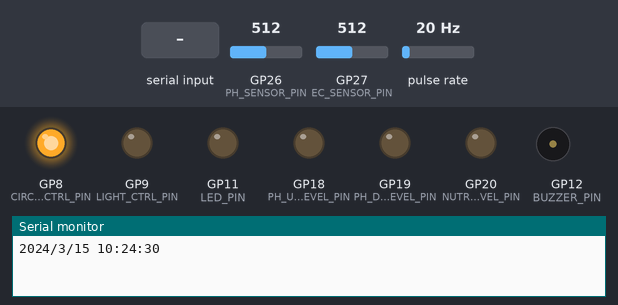
The sketch below on a simulated Raspberry Pi Pico. On the bench: output pins drawn as LEDs (lit = HIGH), buzzer (waves = sounding, pin HIGH), the last lines printed to the serial monitor. Wiring (inferred from the names in the program): pulse sensor: data GP10. The test bench sets the inputs (shaded band); at power-on: GP26 (PH_SENSOR_PIN) = 512, GP27 (EC_SENSOR_PIN) = 512, pulse rate 20 Hz. The local clock reads 2024-03-15 10:24:30 at power-on unless the sketch sets it.

Above: at 0.8 s.
0.9 s: "90-45-200 10:150:30\n" received over Serial
At 4.7 s:
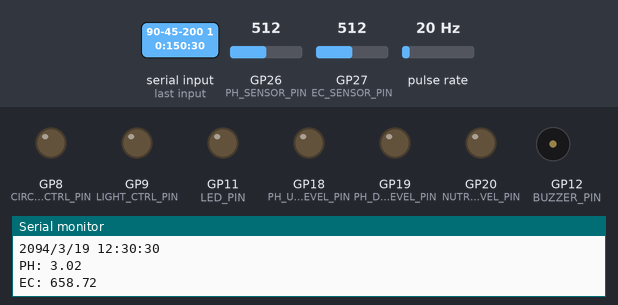
At 6.3 s:
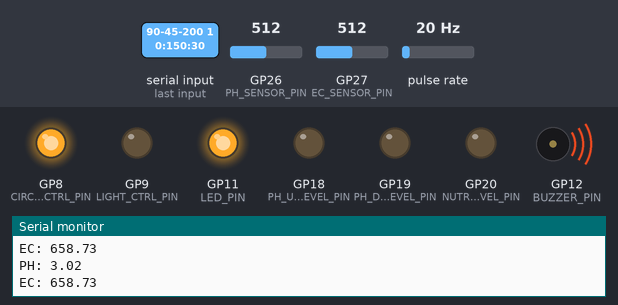
Timing chart, 0 to 31.5 s (numbered marks = the images above; inputs shaded):
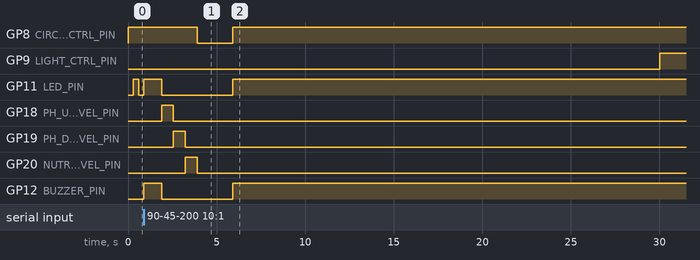

The sketch:

firmware.ino
```cpp
#include <Wire.h>
#include <RTClib.h>

// pin assignments
#define PH_UP_LEVEL_PIN 18        // pin 24
#define PH_DOWN_LEVEL_PIN 19      // pin 25
#define NUTRIENT_LEVEL_PIN 20    // pin 26
#define RESERVOIR_LEVEL_PIN 18   // pin 24

#define PH_UP_PUMP_PIN 18        // pin 24
#define PH_DOWN_PUMP_PIN 19      // pin 25
#define NUTRIENT_PUMP_PIN 20     // pin 26

#define LED_PIN 11               // pin 15
#define BUZZER_PIN 12            // pin 16
#define BUTTON_PIN 13            // pin 17

#define CIRCULATION_CTRL_PIN 8   // pin 11
#define LIGHT_CTRL_PIN 9         // pin 12

#define FLOW_SENSOR_PIN 10       // pin 14

#define PH_SENSOR_PIN 26         // pin 31, adc
#define EC_SENSOR_PIN 27         // pin 32, adc

#define SDA_PIN 0                // pin 1, i2c
#define SCL_PIN 1                // pin 2, i2c

/**
pump time should be set to get desired ph, ec change
  -> based off of calculations, and testing

threshold and setpoints can be changed as desired

ph setpoint = 7, threshold = 0.5
each time more liquid dispensed, ph should go up by ~.75

ec setpoint = 500, threshold = 100
ec up by ~150 when triggered

any two pumps can fire in a cycle so minimum loop period
must be greater than 2 largest pump times, plus some headroom
*/

// constants
const unsigned int NUTRIENT_PUMP_TIME = 667; // ms: calibrate this
const unsigned int PH_UP_PUMP_TIME = 667; // ms: calibrate this
const unsigned int PH_DOWN_PUMP_TIME = 667; // ms: calibrate this

  // how frequently main loop is called (in ms), start small (500ms) for testing, ~1min for production
const unsigned int LOOP_PERIOD_MS = 500;
const unsigned int SENSOR_PERIOD_MS = 40;

const float FILTER_PER = 0.1f;
const float VREF = 3.3;

const float PH_SETPOINT = 7.0f; // dH
const float EC_SETPOINT = 500.0f; // ppm

const float PH_THRESHOLD = 0.5f; // dH
const float EC_THRESHOLD = 100.0f; // ppm

// min num rotations of flow sensor to establish normal flow
const float FLOW_ROTATIONS_MIN = 300;

  // hour in military time
const int DAY_START = 7;
const int DAY_END = 19;

// global variables
RTC_DS1307 rtc; //ds1307

repeating_timer_t led_timer;
repeating_timer_t sensor_timer;

  // placeholder values, needed since using weighted avg. to filter
volatile int waterflow = 0;
float ph = 7.0f;
float ec = 500.0f;

bool system_operational = true;

void setup() {
  Serial.begin(9600);

  Wire.setSDA(SDA_PIN);
  Wire.setSCL(SCL_PIN);
  Wire.begin(); // init i2c

  // setup float level switches
  pinMode(PH_UP_LEVEL_PIN, INPUT_PULLUP);
  pinMode(PH_DOWN_LEVEL_PIN, INPUT_PULLUP);
  pinMode(NUTRIENT_LEVEL_PIN, INPUT_PULLUP);
  pinMode(RESERVOIR_LEVEL_PIN, INPUT_PULLUP);

  // setup ph, ec sensors
  pinMode(PH_SENSOR_PIN, INPUT);
  pinMode(EC_SENSOR_PIN, INPUT);

  // setup dispensing pumps
  pinMode(PH_UP_PUMP_PIN, OUTPUT);
  digitalWrite(PH_UP_PUMP_PIN, LOW);

  pinMode(PH_DOWN_PUMP_PIN, OUTPUT);
  digitalWrite(PH_DOWN_PUMP_PIN, LOW);

  pinMode(NUTRIENT_PUMP_PIN, OUTPUT);
  digitalWrite(NUTRIENT_PUMP_PIN, LOW);

  // setup led, buzzer, button
  pinMode(LED_PIN, OUTPUT);
  digitalWrite(LED_PIN, LOW);

  pinMode(BUZZER_PIN, OUTPUT);
  digitalWrite(BUZZER_PIN, LOW);

  pinMode(BUTTON_PIN, INPUT_PULLUP);

  // setup cutoff pins
  pinMode(CIRCULATION_CTRL_PIN, OUTPUT);
  digitalWrite(CIRCULATION_CTRL_PIN, HIGH);

  pinMode(LIGHT_CTRL_PIN, OUTPUT);
  digitalWrite(LIGHT_CTRL_PIN, LOW);

  // setup flow sensor, increments via interupt every sensor rotation
  pinMode(FLOW_SENSOR_PIN, INPUT);
  attachInterrupt(digitalPinToInterrupt(FLOW_SENSOR_PIN), flow_sensor_pulse, RISING);

  // connect to real time clock
  if (!rtc.begin()) {
    Serial.println("RTC not found");
  }

  // begin reading from the sensors
  start_sensors();

  // test program, comment this out for production
  test_init();

  // setup rtc, if plugged in read time from computer, if not continue
  set_rtc_time();

  // attach interupt so that button issues a reset, uses inline function
  attachInterrupt(
    digitalPinToInterrupt(BUTTON_PIN),
    button_reset,
    FALLING);
}

// main task ran at a set interval
void loop () {
  long next_run = millis() + LOOP_PERIOD_MS;

  adjust_system();

  // while loop for redundancy
  while ((long)(next_run - millis()) > 0) {
    sleep_us((next_run - millis()) * 1000);
  }
}

bool adjust_system() {

  // make sure liquid levels are normal, if not alert user, wait for reset
  if (system_operational && liquid_levels_low()) {

    start_led_flash(500);

    system_operational = false;
  }

  // waterflow and ph read async via interupt

  // make sure flow isn't blocked, if it is alert user, turn off pump
  if (waterflow < FLOW_ROTATIONS_MIN) {

    // cancel timer if it is running, we want led to stay on
    stop_led_flash();

    digitalWrite(LED_PIN, HIGH);
    digitalWrite(BUZZER_PIN, HIGH);

    digitalWrite(CIRCULATION_CTRL_PIN, LOW);

    system_operational = false;
  }

  // everything normal so adjust water parameters
  if (system_operational){
    // comment out for prod
    Serial.println(ph);
    Serial.println(ec);

    // adjust ec
    if (ec < EC_SETPOINT - EC_THRESHOLD) {
      dispense_liquid(NUTRIENT_PUMP_PIN, NUTRIENT_PUMP_TIME);
    }

    // adjust ph
    if (ph < PH_SETPOINT - PH_THRESHOLD) {
      dispense_liquid(PH_UP_PUMP_PIN, PH_UP_PUMP_TIME);
    } else if (ph > PH_SETPOINT - PH_THRESHOLD) {
      dispense_liquid(PH_DOWN_PUMP_PIN, PH_DOWN_PUMP_TIME);
    }
  }

  // turn on/off light
  int hour = rtc.now().hour();
  if (hour >= DAY_START && hour < DAY_END) {
      digitalWrite(LIGHT_CTRL_PIN, HIGH);
  }
  else {
      digitalWrite(LIGHT_CTRL_PIN, LOW);
  }

  //reset flow sensor rotation counter
  waterflow = 0;

  // satisfy interupt, continue to call this function
  return true;
}
```

functions.ino
```cpp
/*
  check each condition

  //check ph concentrate level
  //check ec concentrate level
  //check basic solution concentrate level

  //check reservoir level

  return true if at least one liquid level is too low, else return false
*/
bool liquid_levels_low() {

  int ph_up_state = digitalRead(PH_UP_LEVEL_PIN);
  int ph_down_state = digitalRead(PH_DOWN_LEVEL_PIN);
  int nutrient_state = digitalRead(NUTRIENT_LEVEL_PIN);
  int reservoir_state = digitalRead(RESERVOIR_LEVEL_PIN);

  // due to normally open and pullup resistor, switch closed means low
  // returns true if at least one state is LOW
  return !(HIGH == ph_up_state == ph_down_state == nutrient_state == reservoir_state);
}

void dispense_liquid(int pin, int time) {
  digitalWrite(pin, HIGH);
  delay(time);
  digitalWrite(pin, LOW);
}

void read_ph () {
  float ph_conv = 0.41412f;

  float voltage = analogRead(PH_SENSOR_PIN) * (VREF / 1024.0f); // volts / adc resolution

  ph = (7 - voltage / ph_conv) * FILTER_PER + (1 - FILTER_PER) * ph;
}

void read_ec() {
  // normally divided by "compensation coeffient", but assuming 25c we don't need this
  float voltage = analogRead(EC_SENSOR_PIN) * (VREF / 1024.0f);

  // compensation
  float n_ec =  (133.42f * voltage * voltage * voltage
             - 255.86f * voltage * voltage
             + 857.39f * voltage) * 0.5f;

  // apply filtering
  ec = n_ec * FILTER_PER + (1 - FILTER_PER) * ec;
}

bool read_sensors(repeating_timer_t *rt){
  read_ph();
  read_ec();

  return true;
}

void start_sensors () {
  add_repeating_timer_ms(SENSOR_PERIOD_MS, read_sensors, nullptr, &sensor_timer);
}

bool toggle_led(repeating_timer_t *rt) {
  digitalWrite(LED_PIN, !digitalRead(LED_PIN));

  return true;
}

void start_led_flash (int period_ms) {
  // 500 ms on time, period of 1 second
  add_repeating_timer_ms(period_ms, toggle_led, nullptr, &led_timer);
}

void stop_led_flash () {
  // 500 ms on time, period of 1 second
  cancel_repeating_timer(&led_timer);
}

void flow_sensor_pulse() {
  waterflow++;
}

void button_reset() {
  rp2040.reboot();
}

// wait 3 seconds to read time over usb serial and set rtc, if not received keep time as normal
void set_rtc_time() {
  // Give the computer 5 seconds to send the time
    unsigned long start = millis();

    while (millis() - start < 5000) {
        if (Serial.available()) {
            String timestamp = Serial.readStringUntil('\n');

            int year, month, day;
            int hour, minute, second;

            if (sscanf(timestamp.c_str(),
                "%d-%d-%d %d:%d:%d",
                &year, &month, &day,
                &hour, &minute, &second) == 6) {

                rtc.adjust(DateTime(
                    year, month, day,
                    hour, minute, second
                ));

                Serial.println("RTC synchronized");
                break;
            }
        }
    }
}
```

test.ino
```cpp
/*

this script satisfies tests 3.3, 3.4, 3.6

tests 3.1, 3.2, 3.5 must be tested during normal operation

*/
void test_init() {

  // demonstrate led flashing while setting up the rtc
  // low liquid level failure condition
  // test 3.6
  print_datetime(rtc.now());

  start_led_flash(300);
  set_rtc_time();
  stop_led_flash();

  print_datetime(rtc.now());

  // hold led on and activate buzzer, no flow failure condition
  digitalWrite(LED_PIN, HIGH);
  digitalWrite(BUZZER_PIN, HIGH);

  delay (1000);

  digitalWrite(LED_PIN, LOW);
  digitalWrite(BUZZER_PIN, LOW);

  // test ph pumps
  dispense_liquid(PH_UP_PUMP_PIN, PH_UP_PUMP_TIME);
  dispense_liquid(PH_DOWN_PUMP_PIN, PH_DOWN_PUMP_TIME);
  dispense_liquid(NUTRIENT_PUMP_PIN, NUTRIENT_PUMP_TIME);

  // test the ph and ec sensors
  Serial.print("PH: ");
  Serial.println(ph);
  Serial.print("EC: ");
  Serial.println(ec);

  // toggle the pump and light off and on, 2 seconds
  digitalWrite(LIGHT_CTRL_PIN, LOW);
  digitalWrite(CIRCULATION_CTRL_PIN, LOW);

  delay(2000);

  digitalWrite(LIGHT_CTRL_PIN, HIGH);
  digitalWrite(CIRCULATION_CTRL_PIN, HIGH);

  // toggle main light on and off 1 minute intervals, test 3.3
  // buzz and turn on light when ec measurement is within range, test 3.4
  while (1) {
    int minute = rtc.now().minute();

    // light is on when minute is odd (ex 5:31, 7:53, not 7:52 or 5:30)
    digitalWrite(LIGHT_CTRL_PIN, minute % 2);

    // comment out for prod
    Serial.print("PH: ");
    Serial.println(ph);
    Serial.print("EC: ");
    Serial.println(ec);

    // buzz and turn on led if ec is within threshold, else stay silent
    if (EC_SETPOINT - EC_THRESHOLD < ec < EC_SETPOINT + EC_THRESHOLD) {
      digitalWrite(LED_PIN, HIGH);
      digitalWrite(BUZZER_PIN, HIGH);
    } else {
      digitalWrite(LED_PIN, LOW);
      digitalWrite(BUZZER_PIN, LOW);
    }

    delay (20);
  }
}

void print_datetime(DateTime dt) {
    Serial.print(dt.year());
    Serial.print("/");
    Serial.print(dt.month());
    Serial.print("/");
    Serial.print(dt.day());

    Serial.print(" ");

    Serial.print(dt.hour());
    Serial.print(":");
    Serial.print(dt.minute());
    Serial.print(":");
    Serial.println(dt.second());
}
```
